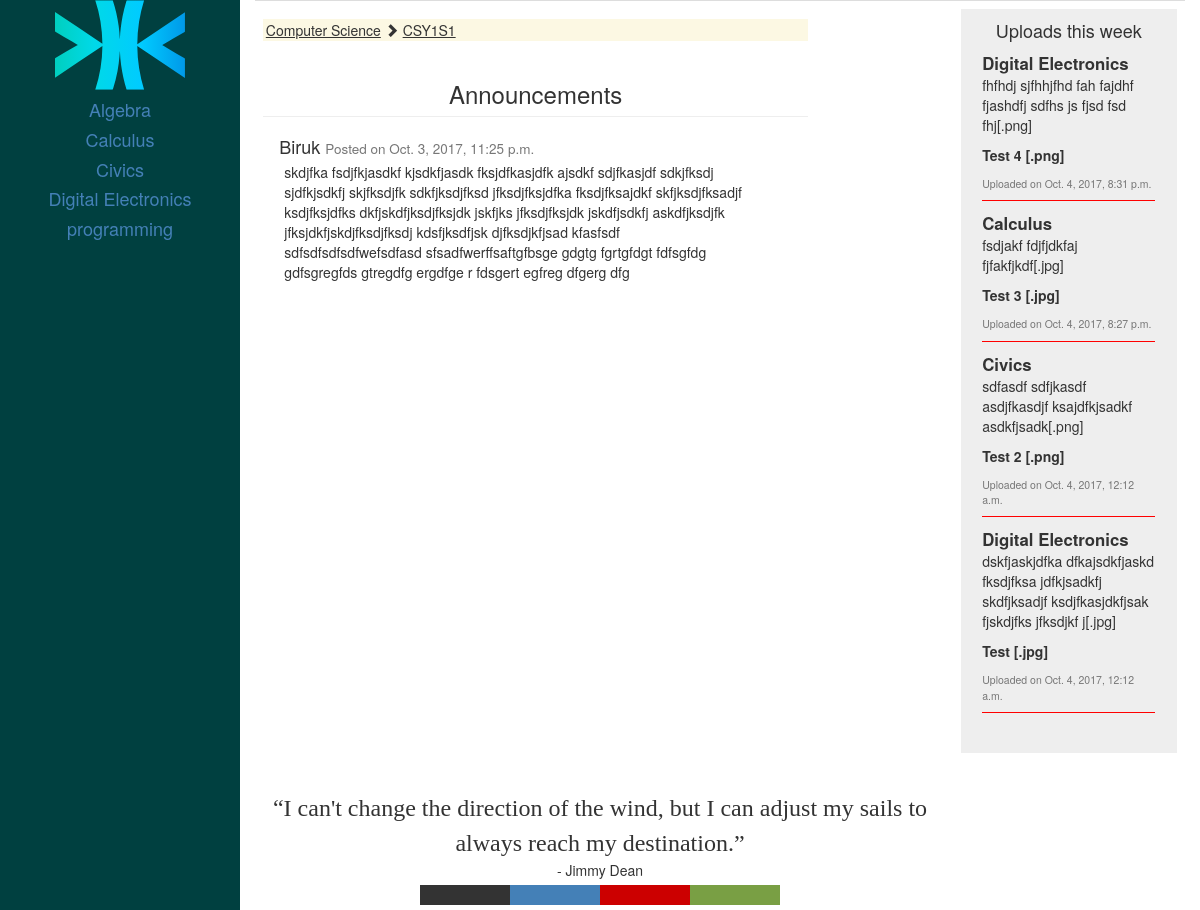
The app's page /section/CSY1S1/ with its own data.
### main/models.py (models this page shows, shortened)
class Course(models.Model):
   name = models.CharField(max_length=100)
   studyfield = models.ForeignKey(StudyField)
   def __str__(self):
      return self.name
   def get_material_count(self,section):
      materials = self.material_set
      return materials.count()

class Section(models.Model):
   year = models.IntegerField()
   section_number = models.IntegerField()
   studyfield = models.ForeignKey(StudyField)
   course = models.ManyToManyField(Course)
   code = models.CharField(max_length=10)

class StudyField(models.Model):
   name = models.CharField(max_length=100)
   code = models.CharField(max_length=5)
   department = models.ForeignKey(Department)
   def __str__(self):
      return self.name

class Announcement(models.Model):
   pub_date = models.DateTimeField('Date Published')
   exp_date = models.DateTimeField('Expiry Date')
   message  = models.TextField()
   lecturer = models.ForeignKey(Lecturer)
   section  = models.ManyToManyField(Section)
   file1 = models.FileField(upload_to=static_path, blank=True)
   file2 = models.FileField(upload_to=static_path, blank=True)
   is_urgent = models.BooleanField(default=False)

class Lecturer(models.Model):
   user = models.OneToOneField(User)
   name = models.CharField(max_length=100)
   course = models.ManyToManyField(Course)
   department = models.ForeignKey(Department)
   section = models.ManyToManyField(Section)
   def __str__(self):
      return self.name

class Material(models.Model):
   name = models.CharField(max_length=100)
   description = models.CharField(max_length=100)
   file = models.FileField(upload_to=upload_path)
   pub_date = models.DateTimeField('Date Published')
   section = models.ManyToManyField(Section)
   lecturer  = models.ForeignKey(Lecturer)
   course = models.ForeignKey(Course)
   class Meta:
      get_latest_by = "pub_date"
   def ext (self):
      return self.file.name.split('.')[-1]

class Quote(models.Model):
   quote = models.CharField(max_length=140)
   author = models.CharField(max_length = 100)

### main/views.py (the view)
# urls.py: url(r'^section/', include('main.urls')),
def section(request,section_code):
        section = Section.objects.get(code=section_code)
        courses = section.course.order_by('name')
        material_count = []
        for course in courses:
                material_count.append(course.get_material_count(section))
        quote = Quote.objects.get(id=1)
        now = datetime.datetime.now()
        announcements = section.announcement_set.order_by('-pub_date').filter(exp_date__gt = now)
        this_week = []
        a_week_ago = now - datetime.timedelta(days=7)
        this_week = section.material_set.order_by('-pub_date').filter(pub_date__range=(a_week_ago , now))
        context = {'section':section,'courses':courses, 'quote':quote, 'announcements':announcements, 'this_week':this_week}
        return render(request,'main/section.html',context)

### main/templates/main/section.html (shortened to what this page needs)
{% extends "main/base.html" %}
{% block extra %}
	<div id="course-list">
    	{% for course in courses %}
        		<div class="course"><a href="#"><h4>{{course.name}}</h4></a></div>
        {% endfor %}
    </div>
{% endblock%}
{% block content %}
<table class="table">
<tr class="row"><td class="col-sm-9">
<div id="announcements">
	<h5 class="text-capitalize mark"><u>{{section.studyfield}}</u> <span class="glyphicon glyphicon-chevron-right"></span> <u>{{section.code}}</u></h5>
	<h3 class="page-header text-center">Announcements</h3>
	{% for announcement in announcements %}
	<div class="announcement media">
    	<div class="media-body">
        	<h4 class="media-heading">{{announcement.lecturer}} <small>Posted on {{announcement.pub_date}}</small></h4>
            <p class="announcement-message">{{announcement.message}}</p>
        </div>
    </div>
    {% endfor %}
</div>
</td><td  class="col-sm-3">
<div id="materials">
	<h4 class="text-center">Uploads this week</h4>
    {% for upload in this_week %}
    	<div class="material">
        	<p class="material-course">{{upload.course}}</p>
            <p class="material-description">{{upload.description}}[.{{upload.ext}}]</p>
            <p class="material-name">{{upload.name | capfirst}}&nbsp;[.{{upload.ext}}]</p>
            <h5 class="material-pub_date"><small>Uploaded on {{upload.pub_date}}</small></h5>
        </div>
    {% endfor %}
</div></td></tr>
</table>
{% endblock %}

### main/templates/main/base.html (shortened to what this page needs)
<!DOCTYPE html>
<html>
	<head>
        <link rel="stylesheet" href="https://maxcdn.bootstrapcdn.com/bootstrap/3.3.7/css/bootstrap.min.css">
</head>
	<body bgcolor='#fffffa'>
<div id="main">
		<div id="navigation">
					{% load static%}
                <div class="logo logo-header">
  					<a href="{% url 'Home' %}">
                		{% load static %}
                		<img src="{% static 'main/Colored-Logo-01.svg' %}" width="130px" height="90px">
                	</a>
                </div>
                {% block extra %}{% endblock %}
					{% load static%}
        </div>
        <div id="content">
        	<div class="container-fluid">
  				{% block content %}
  				{% endblock %}
        	</div>
            <div id="push-pages">
            	<a href="/About_us"><div class="push-page push-page-about-us">
                </div></a>
                <a href="/Push_Page/1"><div class="push-page push-page-quick-page">
                </div>
                <a href="/Blog_post"><div class="push-page push-page-blog-post-1">
                </div></a>
                <a href="/Blog_post2"><div class="push-page push-page-blog-post-2">
                </div></a>
            </div>
        </div>
<div id="footer" class="text-center">
        	<div id="quote">
				<q>{{quote.quote}}</q><br>- {{quote.author}}<br>
            </div>
    	</div>
        </div>
	</body>
</html>

### main/templates/main/section.html (style rules this page uses)
#announcements { display:inline-block; width:80%; }
#materials { width:100%; min-height:300px; padding-top:2px; padding-bottom:30px; background-color:#eee; }
.announcement { width:85%; margin-left:3%; }
.announcement-message { padding-left:5px; }
.material { width:80%; margin-left:auto; margin-right:auto; margin-bottom:10px; border-bottom-style:solid; border-bottom-width:1px; border-bottom-color:#F00; }
.material-course { font-size:120%; font-weight:600; margin:0px; }
.material-name { font-size:100%; font-weight:600; }

### main/templates/main/base.html (style rules this page uses)
html { font-size: 16px; height:100%; }
body { width:100%; height:100%; }
a { text-decoration: none; color: #4480b7; }
q { font-family: Copperplate, Papyrus; font-size: 1.5rem; }
#main { min-height:100%; position:relative; }
#content { width:80%; margin-left:20%; }
#navigation { position:fixed; left:0px; text-align:center; width:20%; min-height:100%; background-color:#004040; }
#footer { position:absolute; bottom:30px; width:100%; }
#quote { width:60%; margin-left:auto; margin-right:auto; }
#push-pages { position:fixed; bottom:5px; left:35%; width:30%; height:20px; }
.logo-header { display:inline; width:70%; margin:0px; }
.push-page { width:25%; height:100%; display:inline; float:left; }
.push-page-about-us { background-color:#333; }
.push-page-quick-page { background-color:#4480b7; }
.push-page-blog-post-1 { background-color:#cc0000; }
.push-page-blog-post-2 { background-color:#799f44; }

### records on screen
Course: name "Algebra"
Course: name "Calculus"
Course: name "Civics"
Course: name "Digital Electronics"
Course: name "programming"
Section: studyfield "Computer Science", code "CSY1S1"
Announcement: lecturer "Biruk", pub_date "Oct. 3, 2017, 11:25 p.m.", message "skdjfka fsdjfkjasdkf kjsdkfjasdk fksjdfkasjdfk ajsdkf sdjfkasjdf sdkjfksdj sjdfkjsdkfj skjfksdjfk sdkfjksdjfksd jfksdjfksjdfka fksdjfksajdkf skfjksdjfksadjf ksdjfksjdfks dkfjskdfjksdjfksjdk jskfjks jfksdjfksjdk jskdfjsdkfj askdfjksdjfk jfksjdkfjskdjfksdjfksdj kdsfjksdfjsk djfksdjkfjsad kfasfsdf sdfsdfsdfsdfwefsdfasd sfsadfwerffsaftgfbsge gdgtg fgrtgfdgt fdfsgfdg gdfsgregfds gtregdfg ergdfge r fdsgert egfreg dfgerg dfg"
Material: course "Digital Electronics", description "fhfhdj sjfhhjfhd fah fajdhf fjashdfj sdfhs js fjsd fsd fhj", ext "png", name "Test 4", pub_date "Oct. 4, 2017, 8:31 p.m."
Material: course "Calculus", description "fsdjakf fdjfjdkfaj fjfakfjkdf", ext "jpg", name "Test 3", pub_date "Oct. 4, 2017, 8:27 p.m."
Material: course "Civics", description "sdfasdf sdfjkasdf asdjfkasdjf ksajdfkjsadkf asdkfjsadk", ext "png", name "Test 2", pub_date "Oct. 4, 2017, 12:12 a.m."
Material: course "Digital Electronics", description "dskfjaskjdfka dfkajsdkfjaskd fksdjfksa jdfkjsadkfj skdfjksadjf ksdjfkasjdkfjsak fjskdjfks jfksdjkf j", ext "jpg", name "Test", pub_date "Oct. 4, 2017, 12:12 a.m."
Quote: quote "I can't change the direction of the wind, but I can adjust my sails to always reach my destination.", author "Jimmy Dean"
